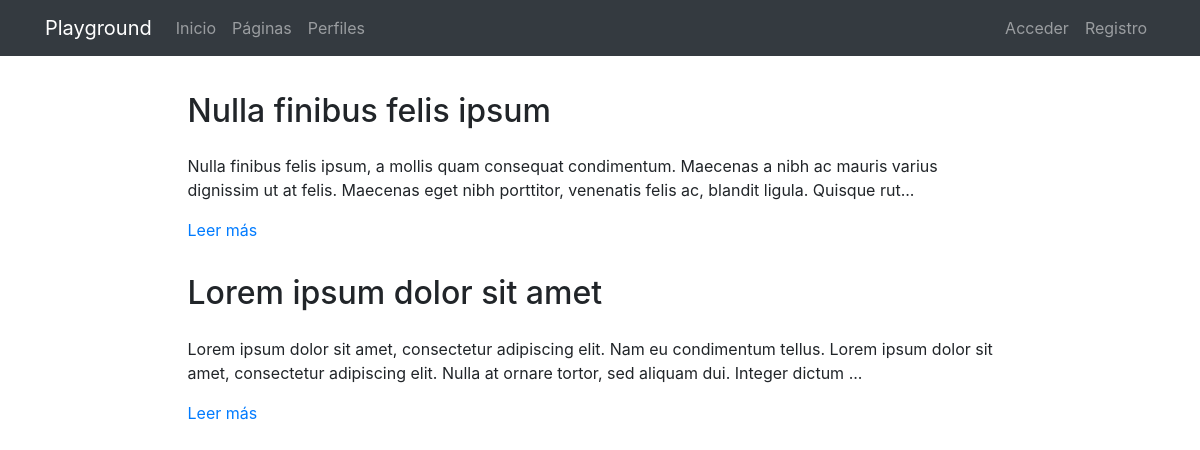
The page /pages/ on the database its author committed.
### pages/models.py (models this page shows, shortened)
class Page(models.Model):
    title = models.CharField(verbose_name="Título", max_length=200)
    content = RichTextField(verbose_name="Contenido")
    order = models.SmallIntegerField(verbose_name="Orden", default=0)
    created = models.DateTimeField(auto_now_add=True, verbose_name="Fecha de creación")
    updated = models.DateTimeField(auto_now=True, verbose_name="Fecha de edición")
    class Meta:
        verbose_name = "página"
        verbose_name_plural = "páginas"
        ordering = ['order', 'title']

### pages/views.py (the view)
# urls.py: path('', PageListView.as_view(), name='pages'),
class PageListView(ListView):
    model = Page

### pages/templates/pages/page_list.html (shortened to what this page needs)
{% extends 'core/base.html' %}
{% load static %}
{% block content %}
{% include 'pages/includes/pages_menu.html' %}
<main role="main">
  <div class="container mb-4">
    {% for page in page_list|dictsort:"id" reversed %}
      <div class="row mt-3">
        <div class="col-md-9 mx-auto">
          <h2 class="mb-4">{{page.title}}</h2>
          <div>
            <p>{{page.content|striptags|safe|truncatechars:"200"}}</p>
            <p><a href="{% url 'pages:page' page.id page.title|slugify %}">Leer más</a>
            </p>
          </div>
        </div>
      </div>
    {% endfor %}
  </div>
</main>
{% endblock %}

### core/static/core/css/main.css (style rules this page uses)
main { padding-top: 20px; }
:root { --jumbotron-padding-y: 3rem; }

### rows shown on the page
Page: title "Nulla finibus felis ipsum", content "Nulla finibus felis ipsum, a mollis quam consequat condimentum. Maecenas a nibh ac mauris varius dignissim ut at felis. Maecenas eget nibh porttitor, venenatis felis ac, blandit ligula. Quisque rut..."
Page: title "Lorem ipsum dolor sit amet", content "Lorem ipsum dolor sit amet, consectetur adipiscing elit. Nam eu condimentum tellus. Lorem ipsum dolor sit amet, consectetur adipiscing elit. Nulla at ornare tortor, sed aliquam dui. Integer dictum ..."
